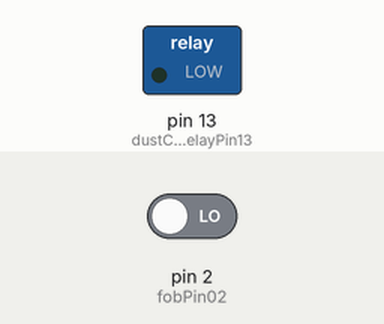
This sketch was run on a simulated Arduino Uno, built with avr-gcc and run on an emulated ATmega328P. Parts: switched loads named in the sketch (green lamp = pin HIGH). The test bench sets the inputs (shaded band); at power-on: pin 2 (fobPin02) LOW.

Above: at 1.2 s.
1.3 s: pin 2 (fobPin02) driven HIGH
At 1.9 s:
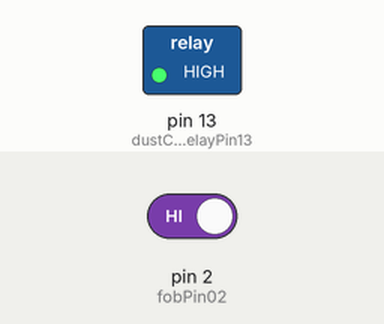
2.8 s: pin 2 (fobPin02) driven LOW
At 3.1 s:
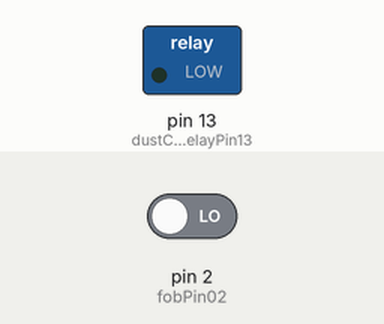
Timing chart, 0 to 5.8 s (numbered marks = the images above; inputs shaded):
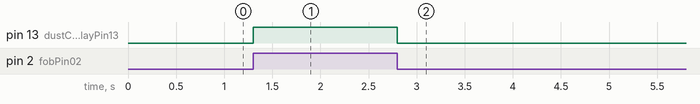

The sketch:

shop_bot_v01.ino
```cpp
//shopbot
//setup
const int fobPin02 = 2;
const int dustCollectorRelayPin12 = 12;
const int dustCollectorRelayPin13 = 13;

int buttonState = 0;

void setup(){
	//initialize button pin as input
	pinMode(fobPin02, INPUT);
	//initialize relay pin as output
	pinMode(dustCollectorRelayPin13, OUTPUT);


}


void loop() {
	//read the button state
	buttonState = digitalRead(fobPin02);

	if (buttonState == HIGH){
		//turn on relay
		digitalWrite(dustCollectorRelayPin12, HIGH);
		digitalWrite(dustCollectorRelayPin13, HIGH);
	} else {
		//turn off relay
		digitalWrite(dustCollectorRelayPin12, LOW);
		digitalWrite(dustCollectorRelayPin13, LOW);
	}
}


//read pin 
```

Measured:
- after the input at 1.3 s, pin 13 (dustCollectorRelayPin13): LOW → HIGH at once
- after the input at 2.8 s, pin 13 (dustCollectorRelayPin13): HIGH → LOW at once
